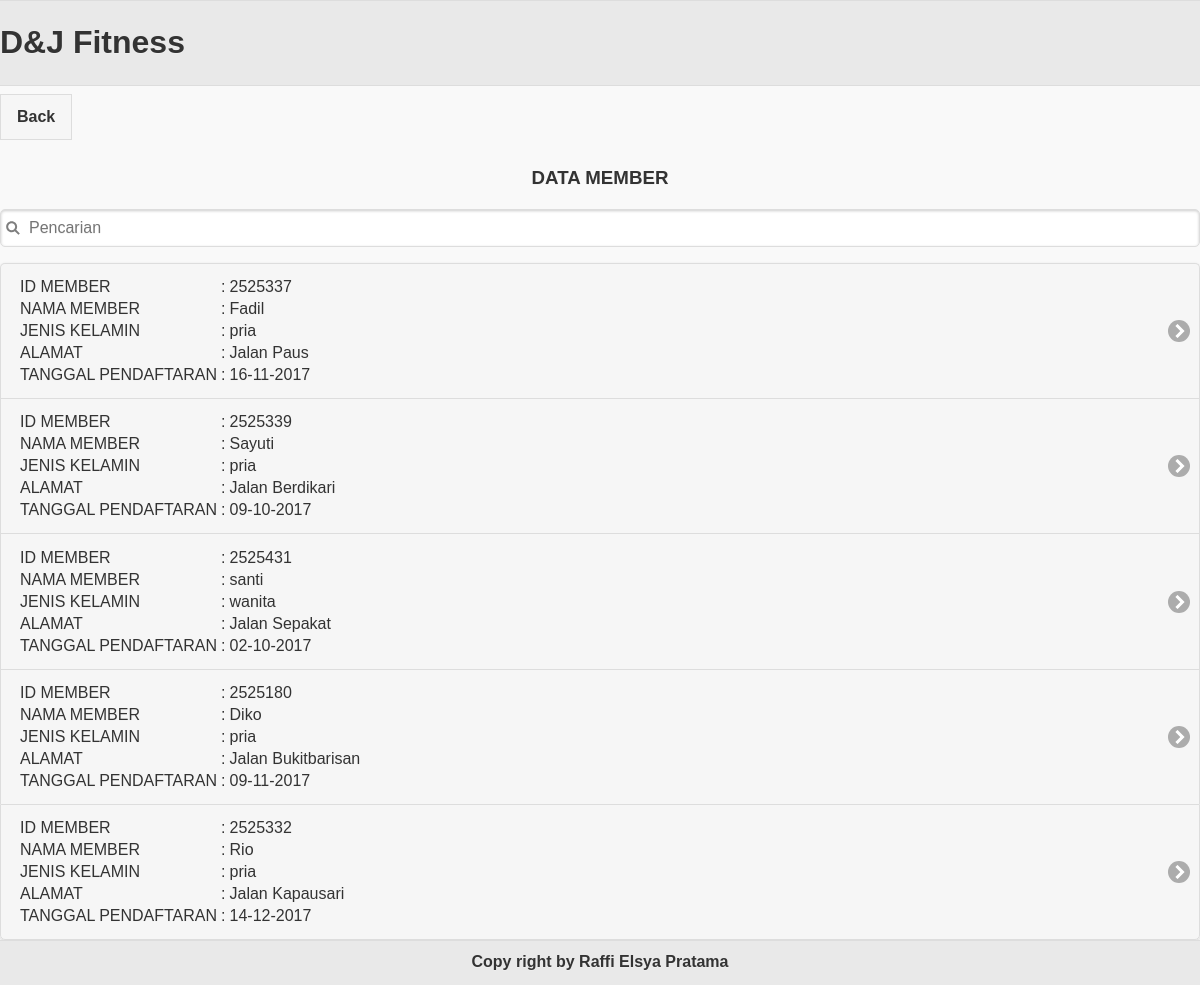
The page /datafitnes.php on the database its author committed.
### tables this page shows
CREATE TABLE IF NOT EXISTS `member` (
  `id_member` char(10) NOT NULL,
  `nama_member` varchar(30) NOT NULL,
  `jenis_kelamin` char(7) NOT NULL,
  `alamat` varchar(35) NOT NULL,
  `tgl_daftar` date NOT NULL
);

### datafitnes.php (the view, shortened to what this page needs)
<html>
<head>
<link rel="stylesheet" href="js/jquery.mobile-1.4.2.min.css"/>
</head>
<body>
<div data-role= "page" id="main">
	<div data-role="header">
			<marquee><h1>D&J Fitness<h1></marquee>
		</div>
	<div data-role"content">
	<a href="fitnes.php" class="ui-btn ui-btn-inline">Back</a>
		<center><h3>DATA MEMBER</h3></center>
		<ul data-role="listview" data-inset="true" data-filter="true" data-split-icon="info" data-filter-placeholder="Pencarian")>
		<?php
			$query = mysql_query("SELECT * FROM member");
			while($rows = mysql_fetch_array($query)){
				$t=explode("-", $rows['tgl_daftar']);
            	$tanggal="$t[2]-$t[1]-$t[0]";
		?>
			<li><a href="delete.php?id=<?php echo $rows['id_member']?>">
				<table>
					<tr><td>ID MEMBER</td><td> : </td><td><?php echo $rows['id_member'] ?></td></tr>
					<tr><td>NAMA MEMBER</td><td> : </td><td><?php echo $rows['nama_member'] ?></td></tr>
					<tr><td>JENIS KELAMIN</td><td> : </td><td><?php echo $rows['jenis_kelamin'] ?></td></tr>
					<tr><td>ALAMAT</td><td> : </td><td><?php echo $rows['alamat'] ?></td></tr>
					<tr><td>TANGGAL PENDAFTARAN</td><td> : </td><td><?php echo $tanggal; ?></td></tr>
				</table>
			</a></li>
		<?php
			}
		?>
		</ul>
	</div>
	<div data-role="footer" data-position="fixed">
			<h2>Copy right by Raffi Elsya Pratama</h2>
	</div>
</div>
</body>
</html>

### rows shown on the page
member: id_member "2525337", nama_member "Fadil", jenis_kelamin "pria", alamat "Jalan Paus", tgl_daftar "16-11-2017"
member: id_member "2525339", nama_member "Sayuti", jenis_kelamin "pria", alamat "Jalan Berdikari", tgl_daftar "09-10-2017"
member: id_member "2525431", nama_member "santi", jenis_kelamin "wanita", alamat "Jalan Sepakat", tgl_daftar "02-10-2017"
member: id_member "2525180", nama_member "Diko", jenis_kelamin "pria", alamat "Jalan Bukitbarisan", tgl_daftar "09-11-2017"
member: id_member "2525332", nama_member "Rio", jenis_kelamin "pria", alamat "Jalan Kapausari", tgl_daftar "14-12-2017"
